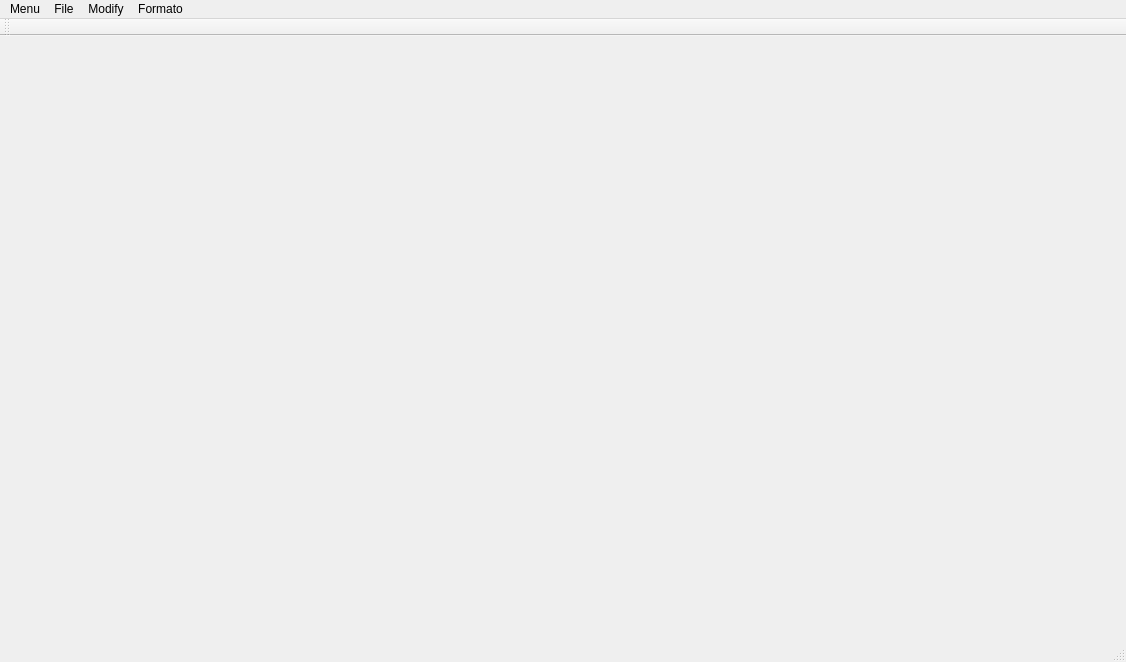
<?xml version="1.0" encoding="UTF-8"?>
<ui version="4.0">
 <class>MainWindow</class>
 <widget class="QMainWindow" name="MainWindow">
  <property name="geometry">
   <rect>
    <x>0</x>
    <y>0</y>
    <width>1126</width>
    <height>662</height>
   </rect>
  </property>
  <property name="windowTitle">
   <string>MainWindow</string>
  </property>
  <widget class="QWidget" name="centralWidget">
   <widget class="QStackedWidget" name="stackedWidget">
    <property name="geometry">
     <rect>
      <x>100</x>
      <y>50</y>
      <width>931</width>
      <height>511</height>
     </rect>
    </property>
    <property name="currentIndex">
     <number>0</number>
    </property>
    <widget class="QWidget" name="page"/>
    <widget class="QWidget" name="page_2"/>
   </widget>
  </widget>
  <widget class="QStatusBar" name="statusBar"/>
  <widget class="QMenuBar" name="menuBar">
   <property name="geometry">
    <rect>
     <x>0</x>
     <y>0</y>
     <width>1126</width>
     <height>21</height>
    </rect>
   </property>
   <widget class="QMenu" name="menumenu">
    <property name="title">
     <string>Menu</string>
    </property>
    <addaction name="actionGo_back"/>
    <addaction name="separator"/>
    <addaction name="actionregister"/>
    <addaction name="action"/>
    <addaction name="separator"/>
    <addaction name="actionlogout"/>
   </widget>
   <widget class="QMenu" name="menuFile">
    <property name="title">
     <string>File</string>
    </property>
    <addaction name="actionShare"/>
    <addaction name="separator"/>
    <addaction name="actionNew"/>
    <addaction name="actionExport"/>
    <addaction name="separator"/>
    <addaction name="actionExport_2"/>
    <addaction name="actionRename"/>
    <addaction name="actionCreate_a_copy"/>
    <addaction name="separator"/>
   </widget>
   <widget class="QMenu" name="menuFormato">
    <property name="title">
     <string>Formato</string>
    </property>
    <widget class="QMenu" name="menuTesto">
     <property name="title">
      <string>Testo</string>
     </property>
     <addaction name="actionBold"/>
     <addaction name="actionItalic"/>
     <addaction name="actionULined"/>
    </widget>
    <addaction name="menuTesto"/>
    <addaction name="separator"/>
   </widget>
   <widget class="QMenu" name="menuModifica">
    <property name="title">
     <string>Modify</string>
    </property>
    <addaction name="actionPrevious_ctrl_z"/>
    <addaction name="actionRepeat_ctrl_y"/>
    <addaction name="separator"/>
    <addaction name="actionCut_ctrl_x"/>
    <addaction name="actionCopy_ctrl_c"/>
    <addaction name="actionPaste_ctrl_v"/>
   </widget>
   <addaction name="menumenu"/>
   <addaction name="menuFile"/>
   <addaction name="menuModifica"/>
   <addaction name="menuFormato"/>
  </widget>
  <widget class="QToolBar" name="toolBar">
   <property name="windowTitle">
    <string>toolBar</string>
   </property>
   <attribute name="toolBarArea">
    <enum>TopToolBarArea</enum>
   </attribute>
   <attribute name="toolBarBreak">
    <bool>false</bool>
   </attribute>
  </widget>
  <action name="actionregister">
   <property name="text">
    <string>register</string>
   </property>
  </action>
  <action name="action">
   <property name="text">
    <string>login</string>
   </property>
  </action>
  <action name="actionlogout">
   <property name="text">
    <string>logout</string>
   </property>
  </action>
  <action name="actionShare">
   <property name="text">
    <string>Share</string>
   </property>
  </action>
  <action name="actionNew">
   <property name="text">
    <string>New</string>
   </property>
  </action>
  <action name="actionExport">
   <property name="text">
    <string>Open</string>
   </property>
  </action>
  <action name="actionExport_2">
   <property name="text">
    <string>Export</string>
   </property>
  </action>
  <action name="actionRename">
   <property name="text">
    <string>Rename</string>
   </property>
  </action>
  <action name="actionCreate_a_copy">
   <property name="text">
    <string>Create a copy</string>
   </property>
  </action>
  <action name="actionGo_back">
   <property name="text">
    <string>Go back</string>
   </property>
  </action>
  <action name="actionBold">
   <property name="text">
    <string>Bold</string>
   </property>
  </action>
  <action name="actionItalic">
   <property name="text">
    <string>Italic</string>
   </property>
  </action>
  <action name="actionULined">
   <property name="text">
    <string>ULined</string>
   </property>
  </action>
  <action name="actionPrevious_ctrl_z">
   <property name="text">
    <string>Previous (ctrl+z)</string>
   </property>
  </action>
  <action name="actionRepeat_ctrl_y">
   <property name="text">
    <string>Repeat (ctrl+y)</string>
   </property>
  </action>
  <action name="actionCut_ctrl_x">
   <property name="text">
    <string>Cut (ctrl+x)</string>
   </property>
  </action>
  <action name="actionCopy_ctrl_c">
   <property name="text">
    <string>Copy (ctrl+c)</string>
   </property>
  </action>
  <action name="actionPaste_ctrl_v">
   <property name="text">
    <string>Paste (ctrl+v)</string>
   </property>
  </action>
  <action name="actionPrint">
   <property name="text">
    <string>Print</string>
   </property>
  </action>
 </widget>
 <layoutdefault spacing="6" margin="11"/>
 <resources/>
 <connections/>
</ui>
